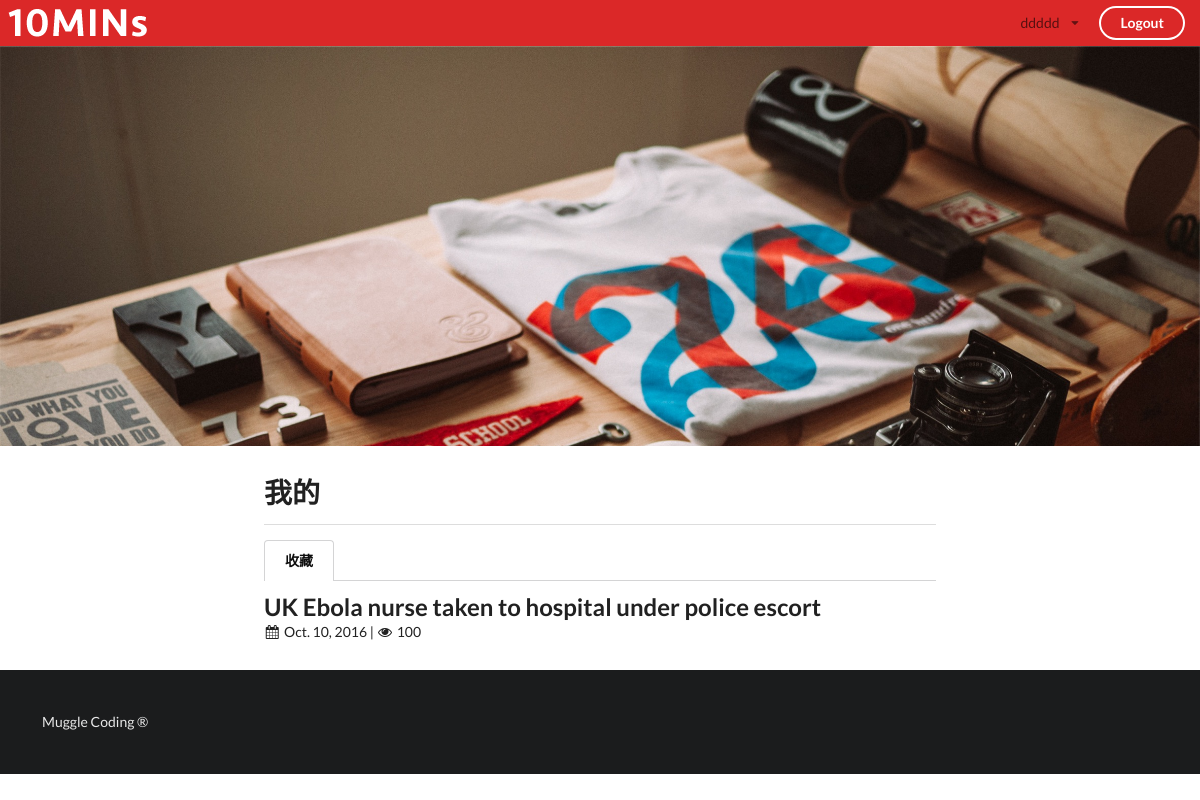
Screenshot of /my/ (signed in) with the database file from the repository.
### app/models.py (models this page shows, shortened)
class Article(models.Model):
    id = models.AutoField(primary_key=True)
    header = models.CharField(null=True, blank=True, max_length=500)
    img = models.FileField(upload_to='art_img', null=True)
    content = models.TextField(null=True, blank=True)
    put_time = models.DateField(auto_now=True)
    CHOICES = (
        ('tech', 'Tech'),
        ('life', 'Life'),
    )
    tag = models.CharField(blank=True, max_length=5, choices=CHOICES)
    click_rate = models.PositiveIntegerField(default=0)
    collector = models.ManyToManyField(to=UserProfile, related_name='collections')

### app/views.py (the view)
# urls.py: url(r'^my/$', my, name='my'),
def my(request):
    context = {}
    context['articles'] = request.user.profile.collections.all()
    return render(request, 'my.html', context)

### app/templates/my.html (shortened to what this page needs)
{% extends 'l7h2.html' %}
{% load staticfiles %}
{% block content %}
    <div class="ui basic segment content">
        <h1>我的</h1>
        <div class="ui divider"></div>
        <div class="ui tabular menu">
            <div class="item active" data-tab="tab1">收藏</div>
        </div>
        <div class="ui tab active" data-tab="tab1">
            {% for article in articles %}
                <a href="{% url 'detail' article.id '' %}">
                    <h2 class="ui header">{{ article.header }}</h2>
                </a>
                <p class="sub header">
                    <i class="ui calendar icon"></i>{{ article.put_time }} |
                    <i class="ui unhide icon"></i>{{ article.click_rate }}
                </p>
            {% endfor %}
        </div>
    </div>
{% endblock %}

### app/templates/l7h2.html (shortened to what this page needs)
<!DOCTYPE html>
{% load staticfiles %}
{% load range %}
{% load yesno_tag %}
{% load what_tag %}
<html>
    <head>
        {% block css %}
            <link rel="stylesheet" href="{% static 'l7h2.css' %}" media="screen" title="no title">
        {% endblock %}
        <link rel="stylesheet" href="{% static 'css/semantic.css' %}" media="screen" title="no title" charset="utf-8">
        <link rel="stylesheet" href="{% static 'base.css' %}" media="screen" title="no title">
    </head>
    <body>
        <div class="ui basic vertical inverted red segment masthead">
            <div class="ui text menu masthead">
                <div class="ui image masthead">
                    <a href="{% url 'index' '' '' %}"><img src="{% static 'images/tenlogo.png' %}" alt=""/></a>
                </div>
                <div class="right menu">
                    {% if request.user.is_authenticated %}
                        <div class="item">
                            <div class="ui dropdown right item">
                                {{ request.user.username }}
                                <i class="dropdown icon"></i>
                            </div>
                        </div>
                        <div class="item">
                            <a href="{% url 'index_logout' %}" class="ui inverted circular button">Logout</a>
                        </div>
                    {% else %}
                        <div class="ui item">
                            <p>你还没有登录,
                                <a href="{% url 'login' %}">点击登录</a>
                            </p>
                        </div>
                    {% endif %}
                </div>
            </div>
        </div>
        <div class="ui vertical basic segment banner"></div>
        {% block content %}{% endblock %}
        <div class="ui vertical very padded inverted segment">
            Muggle Coding ®
        </div>
    </body>
</html>

### app/static/base.css (style rules this page uses)
.ui.text.menu.masthead { padding: 0 0 0 0; margin-top: 0; margin-bottom: 0; }
.ui.basic.vertical.inverted.red.segment.masthead { padding-top: 3px; padding-bottom: 3px; padding-left: 15px; padding-right: 15px; }
.ui.image.masthead { position: absolute; top: 50%; transform: translate(0,-50%); }
.ui.vertical.basic.segment.banner { background: url('images/detail.jpg'); background-size: cover; height: 400px; }
.ui.basic.segment.content { width: 700px; margin-left: auto; margin-right: auto; }

### rows the page displays
Article: header "UK Ebola nurse taken to hospital under police escort", put_time "Oct. 10, 2016", click_rate "100"

### other values shown
{{ request.user.username }} "ddddd"
